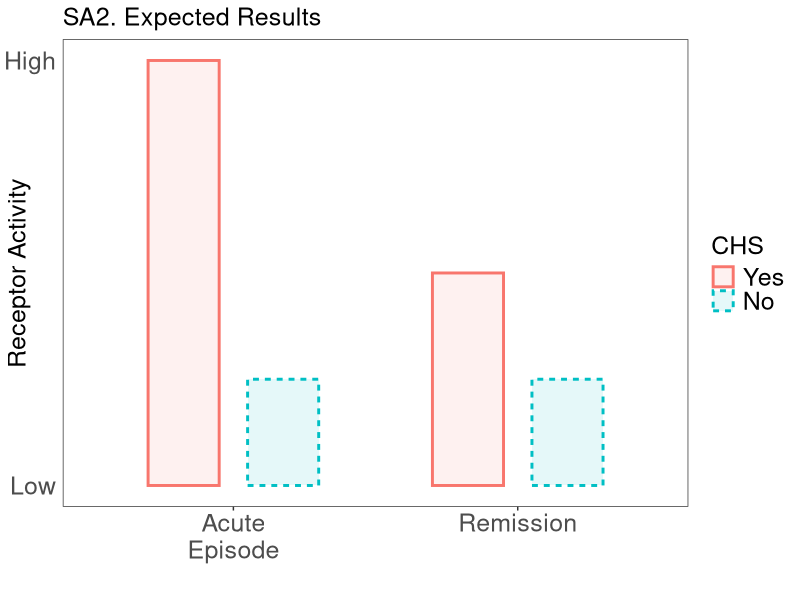
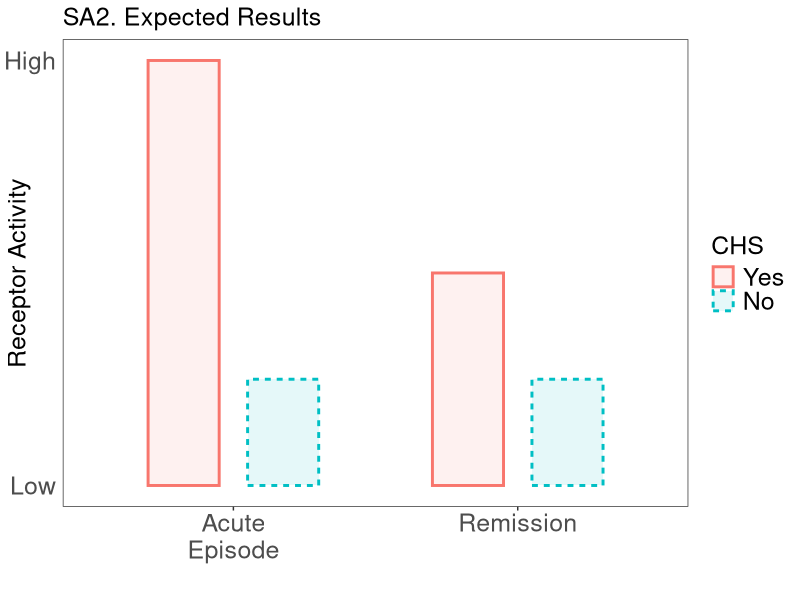

Source code (R) for these figures, in order:

# SA2 expected results ---------------------------------------------------------


# load library -----------------------------------------------------------------
library(tidyverse)


# sample data ------------------------------------------------------------------
data <- data.frame(
  Category = rep(c("Acute Episode", "Between Episode"), each = 2),
  CHS = rep(c("Yes", "No"), 2),
  Activity = c(1, 0.25, 0.5, 0.25)
)

data$CHS <- factor(data$CHS, levels = c("Yes", "No"))


# plot -------------------------------------------------------------------------
data %>%
  
  ggplot(
    aes(x = Category, y = Activity, color = CHS, fill = CHS, linetype = CHS)
  ) +
  
  geom_bar(stat = "identity", position = position_dodge(width = 0.7), alpha = 0.1, width = 0.5, size = 1) +
  
  labs(
    title = "SA2. Expected Results",
    x = "", 
    y = "Receptor Activity"
    ) +
  
  scale_y_continuous(
    labels = c("0" = "Low", "1" = "High"),
    breaks = c(0, 1),
    limits = c(0, 1)
  ) +
  
  scale_x_discrete(
    labels = c("Acute\nEpisode", "Remission")
  ) +
  
  theme_bw() +
  
  theme(
    panel.grid.major = element_blank(),
    panel.grid.minor = element_blank(),
    axis.ticks.y = element_blank(),
    axis.text = element_text(size = 18), 
    axis.title = element_text(size = 18),
    axis.title.y = element_text(margin = margin(r = -20)),
    plot.title = element_text(size = 18),
    legend.position = "right",
    legend.text = element_text(size = 18),
    legend.title = element_text(size = 18)
  )

ggsave(
  "sa2.png",
  width=4.25,
  height=4.25
)
